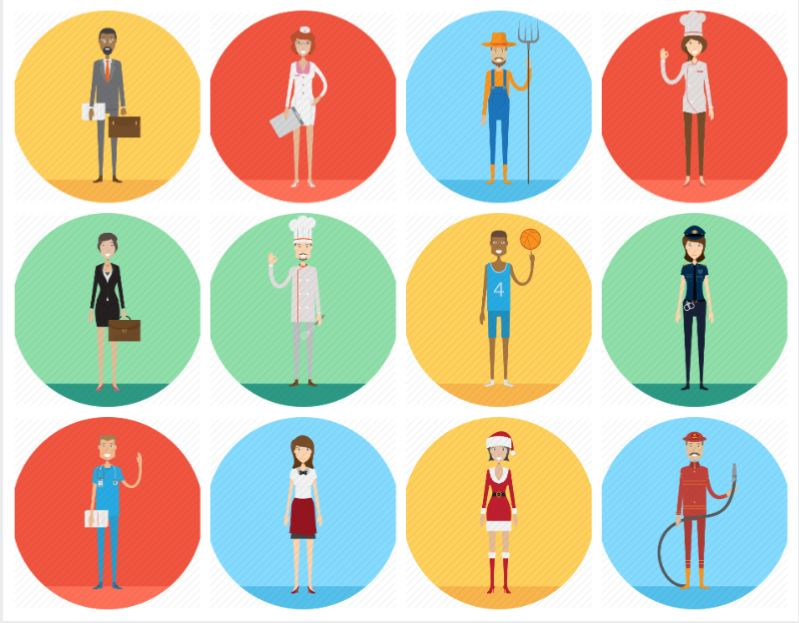
%> input picture images.jpg, 799 x 623 px
$ octave FinalPhase.m   (GNU Octave 9; MATLAB toolbox functions it lacks are replaced by stand-ins)
%> lines starting %> are read from the running program, lines starting %| are printed output that depends on the picture
%Reading characters Images
images=imread('images.jpg');
%> images is the input picture: size 623x799x3 uint8; mean R, G, B 205.1, 198.5, 174.5
image1=imread('image1.png');
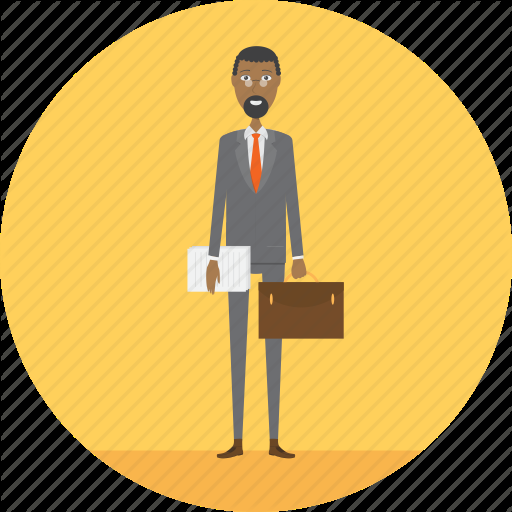
%> input picture image1.png, 512 x 512 px
%> image1 is the input picture: size 512x512x3 uint8; mean R, G, B 191.8, 157.3, 76.7
image2=imread('image2.png');
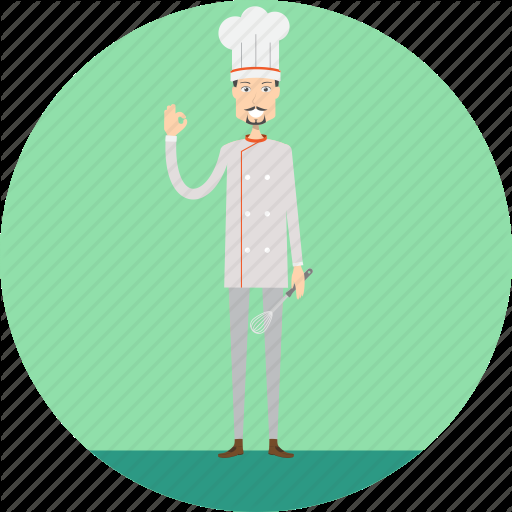
%> input picture image2.png, 512 x 512 px
%> image2 is the input picture: size 512x512x3 uint8; mean R, G, B 118.9, 174.3, 138.6
image3=imread('image3.png');
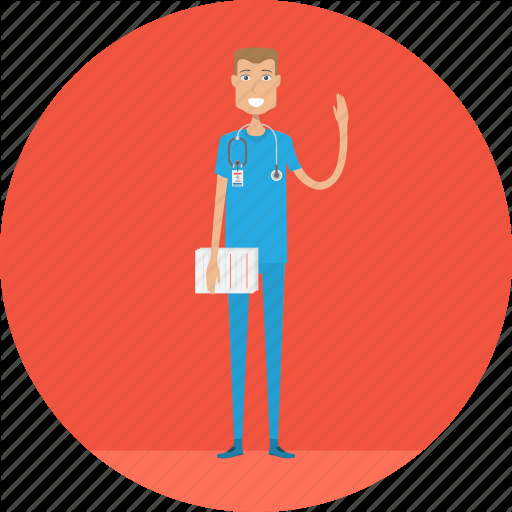
%> input picture image3.png, 512 x 512 px
%> image3 is the input picture: size 512x512x3 uint8; mean R, G, B 183.4, 79.7, 66.3
image4=imread('image4.png');
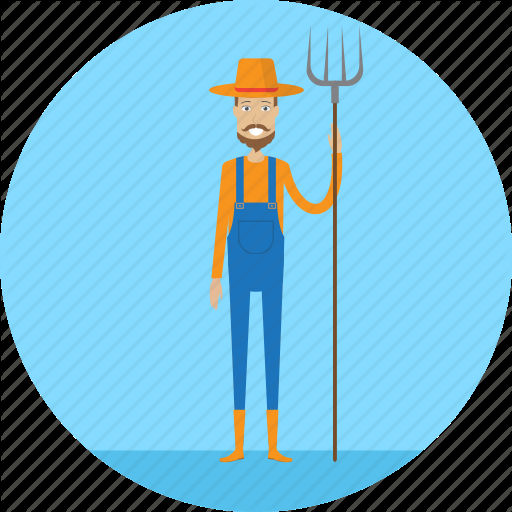
%> input picture image4.png, 512 x 512 px
%> image4 is the input picture: size 512x512x3 uint8; mean R, G, B 106.1, 167.5, 191.3
image5=imread('image5.png');
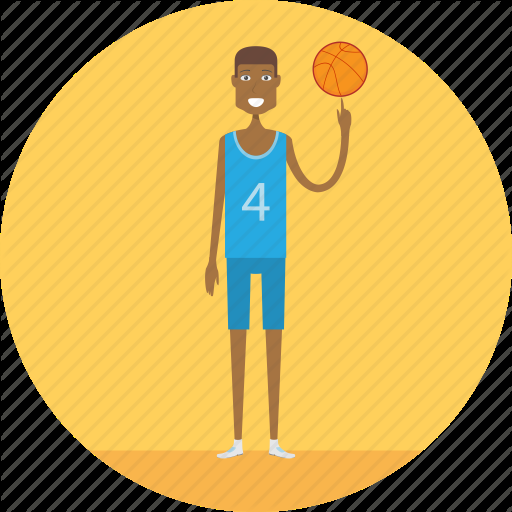
%> input picture image5.png, 512 x 512 px
%> image5 is the input picture: size 512x512x3 uint8; mean R, G, B 191.9, 160.3, 79
%> (the run ends here)
